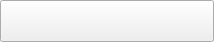
<?xml version="1.0" encoding="UTF-8"?>
<ui version="4.0">
 <class>draggablePushButton</class>
 <widget class="QPushButton" name="draggablePushButton">
  <property name="geometry">
   <rect>
    <x>0</x>
    <y>0</y>
    <width>214</width>
    <height>42</height>
   </rect>
  </property>
  <property name="windowTitle">
   <string>Frame</string>
  </property>
 </widget>
 <resources/>
 <connections/>
</ui>
